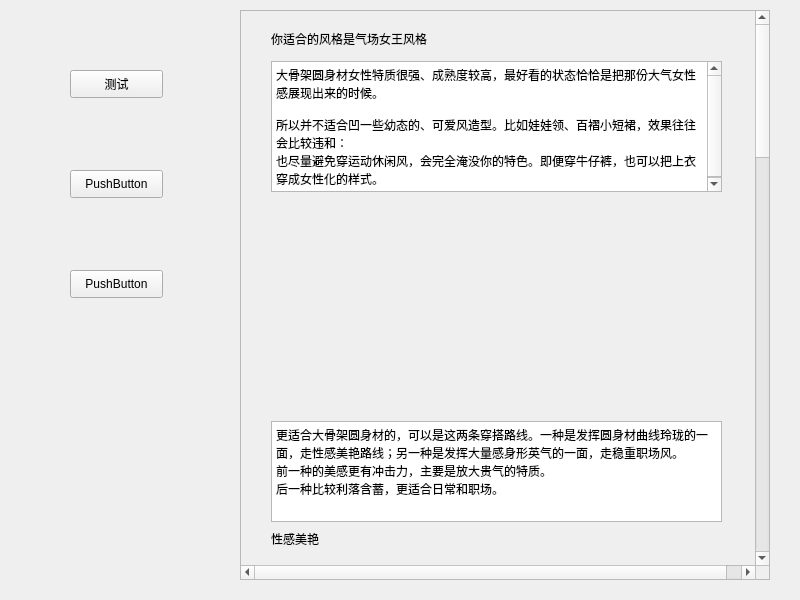
<?xml version="1.0" encoding="UTF-8"?>
<ui version="4.0">
 <class>coldbiground</class>
 <widget class="QWidget" name="coldbiground">
  <property name="geometry">
   <rect>
    <x>0</x>
    <y>0</y>
    <width>800</width>
    <height>600</height>
   </rect>
  </property>
  <property name="windowTitle">
   <string>Form</string>
  </property>
  <widget class="QScrollArea" name="scrollArea">
   <property name="geometry">
    <rect>
     <x>240</x>
     <y>10</y>
     <width>530</width>
     <height>570</height>
    </rect>
   </property>
   <property name="verticalScrollBarPolicy">
    <enum>Qt::ScrollBarAlwaysOn</enum>
   </property>
   <property name="horizontalScrollBarPolicy">
    <enum>Qt::ScrollBarAlwaysOn</enum>
   </property>
   <property name="widgetResizable">
    <bool>false</bool>
   </property>
   <widget class="QWidget" name="scrollAreaWidgetContents">
    <property name="geometry">
     <rect>
      <x>0</x>
      <y>0</y>
      <width>530</width>
      <height>2200</height>
     </rect>
    </property>
    <property name="minimumSize">
     <size>
      <width>500</width>
      <height>500</height>
     </size>
    </property>
    <widget class="QLabel" name="label">
     <property name="geometry">
      <rect>
       <x>30</x>
       <y>20</y>
       <width>211</width>
       <height>16</height>
      </rect>
     </property>
     <property name="text">
      <string>你适合的风格是气场女王风格</string>
     </property>
    </widget>
    <widget class="QTextBrowser" name="textBrowser">
     <property name="geometry">
      <rect>
       <x>30</x>
       <y>50</y>
       <width>451</width>
       <height>131</height>
      </rect>
     </property>
     <property name="html">
      <string>&lt;!DOCTYPE HTML PUBLIC &quot;-//W3C//DTD HTML 4.0//EN&quot; &quot;http://www.w3.org/TR/REC-html40/strict.dtd&quot;&gt;
&lt;html&gt;&lt;head&gt;&lt;meta name=&quot;qrichtext&quot; content=&quot;1&quot; /&gt;&lt;style type=&quot;text/css&quot;&gt;
p, li { white-space: pre-wrap; }
&lt;/style&gt;&lt;/head&gt;&lt;body style=&quot; font-family:'SimSun'; font-size:9pt; font-weight:400; font-style:normal;&quot;&gt;
&lt;p style=&quot; margin-top:0px; margin-bottom:0px; margin-left:0px; margin-right:0px; -qt-block-indent:0; text-indent:0px;&quot;&gt;大骨架圆身材女性特质很强、成熟度较高，最好看的状态恰恰是把那份大气女性感展现出来的时候。&lt;/p&gt;
&lt;p style=&quot;-qt-paragraph-type:empty; margin-top:0px; margin-bottom:0px; margin-left:0px; margin-right:0px; -qt-block-indent:0; text-indent:0px;&quot;&gt;&lt;br /&gt;&lt;/p&gt;
&lt;p style=&quot; margin-top:0px; margin-bottom:0px; margin-left:0px; margin-right:0px; -qt-block-indent:0; text-indent:0px;&quot;&gt;所以并不适合凹一些幼态的、可爱风造型。比如娃娃领、百褶小短裙，效果往往会比较违和：&lt;/p&gt;
&lt;p style=&quot; margin-top:0px; margin-bottom:0px; margin-left:0px; margin-right:0px; -qt-block-indent:0; text-indent:0px;&quot;&gt;也尽量避免穿运动休闲风，会完全淹没你的特色。即便穿牛仔裤，也可以把上衣穿成女性化的样式。&lt;/p&gt;&lt;/body&gt;&lt;/html&gt;</string>
     </property>
    </widget>
    <widget class="QLabel" name="label_2">
     <property name="geometry">
      <rect>
       <x>30</x>
       <y>190</y>
       <width>451</width>
       <height>211</height>
      </rect>
     </property>
     <property name="text">
      <string/>
     </property>
    </widget>
    <widget class="QTextBrowser" name="textBrowser_2">
     <property name="geometry">
      <rect>
       <x>30</x>
       <y>410</y>
       <width>451</width>
       <height>101</height>
      </rect>
     </property>
     <property name="html">
      <string>&lt;!DOCTYPE HTML PUBLIC &quot;-//W3C//DTD HTML 4.0//EN&quot; &quot;http://www.w3.org/TR/REC-html40/strict.dtd&quot;&gt;
&lt;html&gt;&lt;head&gt;&lt;meta name=&quot;qrichtext&quot; content=&quot;1&quot; /&gt;&lt;style type=&quot;text/css&quot;&gt;
p, li { white-space: pre-wrap; }
&lt;/style&gt;&lt;/head&gt;&lt;body style=&quot; font-family:'SimSun'; font-size:9pt; font-weight:400; font-style:normal;&quot;&gt;
&lt;p style=&quot; margin-top:0px; margin-bottom:0px; margin-left:0px; margin-right:0px; -qt-block-indent:0; text-indent:0px;&quot;&gt;更适合大骨架圆身材的，可以是这两条穿搭路线。一种是发挥圆身材曲线玲珑的一面，走性感美艳路线；另一种是发挥大量感身形英气的一面，走稳重职场风。&lt;/p&gt;
&lt;p style=&quot; margin-top:0px; margin-bottom:0px; margin-left:0px; margin-right:0px; -qt-block-indent:0; text-indent:0px;&quot;&gt;前一种的美感更有冲击力，主要是放大贵气的特质。&lt;/p&gt;
&lt;p style=&quot; margin-top:0px; margin-bottom:0px; margin-left:0px; margin-right:0px; -qt-block-indent:0; text-indent:0px;&quot;&gt;后一种比较利落含蓄，更适合日常和职场。&lt;/p&gt;&lt;/body&gt;&lt;/html&gt;</string>
     </property>
    </widget>
    <widget class="QLabel" name="label_3">
     <property name="geometry">
      <rect>
       <x>30</x>
       <y>520</y>
       <width>171</width>
       <height>16</height>
      </rect>
     </property>
     <property name="text">
      <string>性感美艳</string>
     </property>
    </widget>
    <widget class="QLabel" name="label_4">
     <property name="geometry">
      <rect>
       <x>30</x>
       <y>550</y>
       <width>451</width>
       <height>251</height>
      </rect>
     </property>
     <property name="text">
      <string/>
     </property>
    </widget>
    <widget class="QLabel" name="label_5">
     <property name="geometry">
      <rect>
       <x>30</x>
       <y>810</y>
       <width>151</width>
       <height>16</height>
      </rect>
     </property>
     <property name="text">
      <string>长线条增加高贵感</string>
     </property>
    </widget>
    <widget class="QLabel" name="label_6">
     <property name="geometry">
      <rect>
       <x>30</x>
       <y>830</y>
       <width>441</width>
       <height>281</height>
      </rect>
     </property>
     <property name="text">
      <string/>
     </property>
    </widget>
    <widget class="QLabel" name="label_7">
     <property name="geometry">
      <rect>
       <x>30</x>
       <y>1120</y>
       <width>211</width>
       <height>16</height>
      </rect>
     </property>
     <property name="text">
      <string>选择色彩鲜亮的大量感颜色</string>
     </property>
    </widget>
    <widget class="QLabel" name="label_8">
     <property name="geometry">
      <rect>
       <x>30</x>
       <y>1140</y>
       <width>451</width>
       <height>251</height>
      </rect>
     </property>
     <property name="text">
      <string/>
     </property>
    </widget>
    <widget class="QLabel" name="label_9">
     <property name="geometry">
      <rect>
       <x>30</x>
       <y>1410</y>
       <width>271</width>
       <height>16</height>
      </rect>
     </property>
     <property name="text">
      <string>装饰物选择大块印花</string>
     </property>
    </widget>
    <widget class="QLabel" name="label_10">
     <property name="geometry">
      <rect>
       <x>30</x>
       <y>1430</y>
       <width>451</width>
       <height>231</height>
      </rect>
     </property>
     <property name="text">
      <string/>
     </property>
    </widget>
    <widget class="QLabel" name="label_11">
     <property name="geometry">
      <rect>
       <x>30</x>
       <y>1670</y>
       <width>72</width>
       <height>15</height>
      </rect>
     </property>
     <property name="text">
      <string>御姐路线</string>
     </property>
    </widget>
    <widget class="QLabel" name="label_12">
     <property name="geometry">
      <rect>
       <x>30</x>
       <y>1690</y>
       <width>451</width>
       <height>241</height>
      </rect>
     </property>
     <property name="text">
      <string/>
     </property>
    </widget>
    <widget class="QLabel" name="label_15">
     <property name="geometry">
      <rect>
       <x>30</x>
       <y>1940</y>
       <width>72</width>
       <height>15</height>
      </rect>
     </property>
     <property name="text">
      <string>配饰合适</string>
     </property>
    </widget>
    <widget class="QLabel" name="label_16">
     <property name="geometry">
      <rect>
       <x>30</x>
       <y>1970</y>
       <width>451</width>
       <height>231</height>
      </rect>
     </property>
     <property name="text">
      <string/>
     </property>
    </widget>
   </widget>
  </widget>
  <widget class="QPushButton" name="pushButton">
   <property name="geometry">
    <rect>
     <x>70</x>
     <y>70</y>
     <width>93</width>
     <height>28</height>
    </rect>
   </property>
   <property name="text">
    <string>测试</string>
   </property>
  </widget>
  <widget class="QPushButton" name="pushButton_2">
   <property name="geometry">
    <rect>
     <x>70</x>
     <y>170</y>
     <width>93</width>
     <height>28</height>
    </rect>
   </property>
   <property name="text">
    <string>PushButton</string>
   </property>
  </widget>
  <widget class="QPushButton" name="pushButton_3">
   <property name="geometry">
    <rect>
     <x>70</x>
     <y>270</y>
     <width>93</width>
     <height>28</height>
    </rect>
   </property>
   <property name="text">
    <string>PushButton</string>
   </property>
  </widget>
 </widget>
 <resources/>
 <connections/>
</ui>
